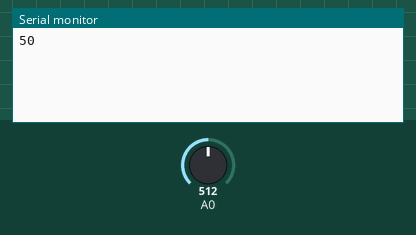
Simulated run of this sketch. Board: Arduino Uno, built with avr-gcc and run on an emulated ATmega328P. On the bench: the last lines printed to the serial monitor. The inputs (shaded band) are chosen by the test bench; at power-on: A0 = 512.

Above: at 5.8 s.
5.9 s: A0 set to 716
At 10.3 s:
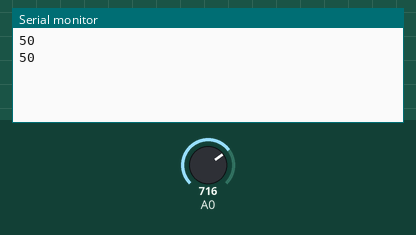
11.9 s: A0 set to 900
At 15.4 s:
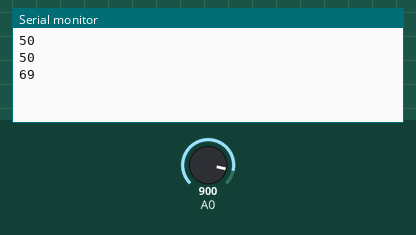
Timing chart, 0 to 16.9 s (numbered marks = the images above; inputs shaded):
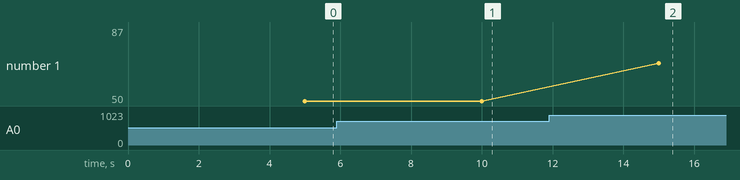

The sketch:

hrsensor.ino
```cpp
void setup() {
  // put your setup code here, to run once:
  Serial.begin(9600);
}

void loop() {
  // put your main code here, to run repeatedly:
  int heartRateMeasurement = analogRead(A0);
  int heartRate = map(heartRateMeasurement, 0, 1023, 0, 100);
  delay(5000);
  Serial.println(heartRate);
}
```

Measured:
- plotted number 1: 50 → 87 after the input at 11.9 s
